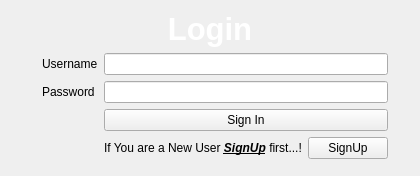
  <widget class="QWidget" name="centralwidget">
   <layout class="QGridLayout" name="gridLayout">
    <item row="1" column="1">
     <widget class="QLabel" name="label">
      <property name="text">
       <string>Username</string>
      </property>
     </widget>
    </item>
    <item row="4" column="2">
     <widget class="QLabel" name="label_4">
      <property name="text">
       <string>&lt;html&gt;&lt;head/&gt;&lt;body&gt;&lt;p&gt;If You are a New User &lt;span style=&quot; font-weight:600; font-style:italic; text-decoration: underline;&quot;&gt;SignUp&lt;/span&gt;  first...!&lt;/p&gt;&lt;/body&gt;&lt;/html&gt;</string>
      </property>
     </widget>
    </item>
    <item row="2" column="1">
     <widget class="QLabel" name="label_2">
      <property name="text">
       <string>Password</string>
      </property>
     </widget>
    </item>
    <item row="1" column="0">
     <widget class="Line" name="line">
      <property name="minimumSize">
       <size>
        <width>25</width>
        <height>0</height>
       </size>
      </property>
      <property name="maximumSize">
       <size>
        <width>25</width>
        <height>16777215</height>
       </size>
      </property>
      <property name="styleSheet">
       <string notr="true">background-color: transparent;</string>
      </property>
      <property name="orientation">
       <enum>Qt::Horizontal</enum>
      </property>
     </widget>
    </item>
    <item row="2" column="2" colspan="2">
     <widget class="QLineEdit" name="logpwd">
      <property name="minimumSize">
       <size>
        <width>250</width>
        <height>0</height>
       </size>
      </property>
      <property name="maximumSize">
       <size>
        <width>16777215</width>
        <height>16777215</height>
       </size>
      </property>
     </widget>
    </item>
    <item row="5" column="2">
     <widget class="Line" name="line_3">
      <property name="styleSheet">
       <string notr="true">background-color: transparent;</string>
      </property>
      <property name="orientation">
       <enum>Qt::Vertical</enum>
      </property>
     </widget>
    </item>
    <item row="4" column="3">
     <widget class="QPushButton" name="pbSignUp">
      <property name="minimumSize">
       <size>
        <width>10</width>
        <height>0</height>
       </size>
      </property>
      <property name="maximumSize">
       <size>
        <width>100</width>
        <height>16777215</height>
       </size>
      </property>
      <property name="text">
       <string>SignUp</string>
      </property>
     </widget>
    </item>
    <item row="3" column="2" colspan="2">
     <widget class="QPushButton" name="pbSignIn">
      <property name="minimumSize">
       <size>
        <width>10</width>
        <height>0</height>
       </size>
      </property>
      <property name="maximumSize">
       <size>
        <width>16777215</width>
        <height>16777215</height>
       </size>
      </property>
      <property name="styleSheet">
       <string notr="true">#pushButton{
font-weight:bold;
font-size:15px;
color:black;
}</string>
      </property>
      <property name="text">
       <string>Sign In</string>
      </property>
     </widget>
    </item>
    <item row="4" column="4">
     <widget class="Line" name="line_2">
      <property name="minimumSize">
       <size>
        <width>15</width>
        <height>0</height>
       </size>
      </property>
      <property name="styleSheet">
       <string notr="true">background-color: transparent;</string>
      </property>
      <property name="orientation">
       <enum>Qt::Horizontal</enum>
      </property>
     </widget>
    </item>
    <item row="1" column="2" colspan="2">
     <widget class="QLineEdit" name="loguser">
      <property name="minimumSize">
       <size>
        <width>250</width>
        <height>0</height>
       </size>
      </property>
      <property name="maximumSize">
       <size>
        <width>16777215</width>
        <height>16777215</height>
       </size>
      </property>
     </widget>
    </item>
    <item row="0" column="0" colspan="5">
     <widget class="QLabel" name="label_3">
      <property name="styleSheet">
       <string notr="true">#label_3{
font-weight:bold;
font-size:30px;
color:red;
}</string>
      </property>
      <property name="text">
       <string>&lt;html&gt;&lt;head/&gt;&lt;body&gt;&lt;p align=&quot;center&quot;&gt;&lt;span style=&quot; font-size:23pt; color:#ffffff;&quot;&gt;Login&lt;/span&gt;&lt;/p&gt;&lt;/body&gt;&lt;/html&gt;</string>
      </property>
     </widget>
    </item>
   </layout>
  </widget>
